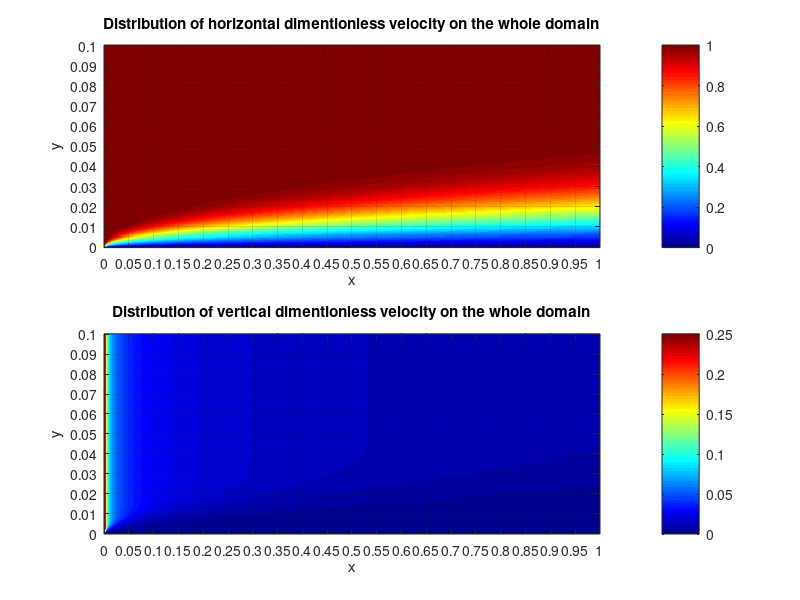
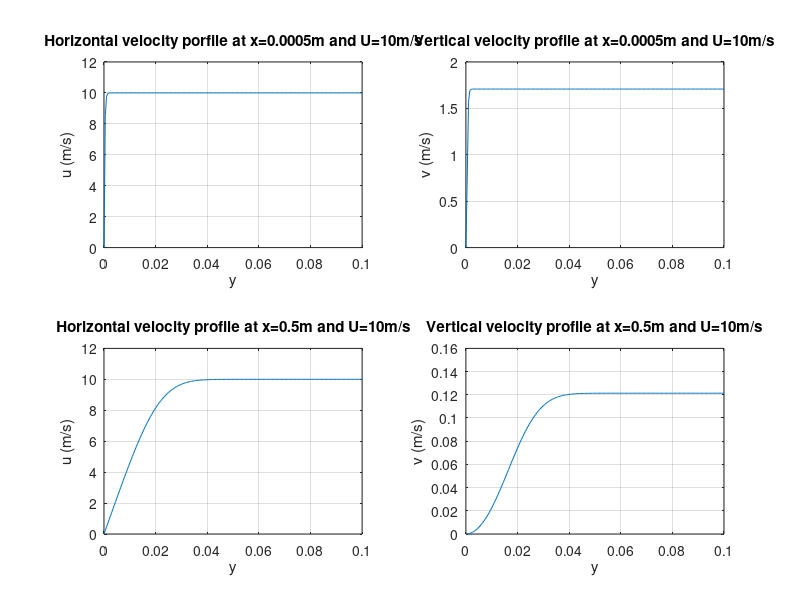
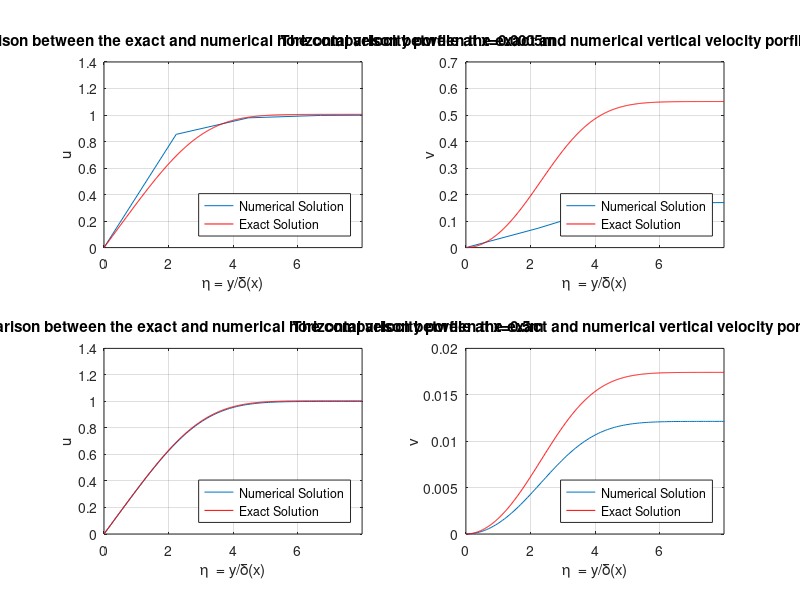

Here is the MATLAB script that generated these plots, in order:
clear
close all
clc

% Given
h=0.0005; % delta x=delta y= h
Re=10000; % Reynolds number

x=0:h:1; % x axis
y=0:h:2*5/Re^0.5; % y axis

% Boundary Conditions
v=zeros(length(y),length(x)); % vertical velocity domain initialization
u=v; u(length(y),:)=1; u(:,1)=1; u(1,1)=0; % horizontal velocity domain initialization

A=zeros(length(y)-2,length(y)); % coefficient matrix initialization
r=zeros(length(y)-2,1); % result vector initialization

% Solving for u and v
for i=2:length(x)
    for j=2:length(y)-1
        A(j-1,j)=1+2/Re/h/u(j,i-1); % filling values in the diagonal of the coefficient matrix
        A(j-1,j+1)=v(j,i-1)/2/u(j,i-1)-1/Re/h/u(j,i-1); % filling values just right to the diagonal of the coefficient matrix
        A(j-1,j-1)=-v(j,i-1)/2/u(j,i-1)-1/Re/h/u(j,i-1); % filling values just left to the diagonal of the coefficient matrix

        r(j-1)=u(j,i-1); % filling results vector
    end
    
    r(1)=r(1)-A(1,1)*u(1,i); % correcting result vector values for lower boundary nodes
    r(end)=r(end)-A(end,end)*u(end,i); % correcting result vector values for upper boundary nodes
    M=A(:,2:end-1); % creating a new matrix as a correction of the coefficient matrix for lower and upper boundary nodes
    
    u(2:length(y)-1,i)=M\r; % solving the system of equations to get the horizontal velocity values for one level of nodes (one column) to be used in calculating the current level of vertical velocities and the next level of horizontal velocities
   
    for j=2:length(y)
        v(j,i)=v(j-1,i)-0.5*(u(j,i)-u(j,i-1)+u(j-1,i)-u(j-1,i-1)); % calculating vertical velocity values for one level of nodes (one column) to be used in calculating the next levels of horizontal and vertical velocities
    end 
end

% Showing results
SS=get(0,'ScreenSize');SW=SS(3);SH=SS(4); 
figure('NumberTitle','off','OuterPosition',[0 30 SW SH-30]);
subplot(2,1,1);imagesc(x,y,flipud(u)); colormap jet; colorbar; set(gca, 'XTick', linspace(0,max(x),21));set(gca, 'YTick', linspace(0,max(y),11),'YTickLabel', linspace(max(y),0,11)); grid; title('Distribution of horizontal dimentionless velocity on the whole domain'); xlabel('x'); ylabel('y'); 
subplot(2,1,2);imagesc(x,y,flipud(v)); colormap jet; colorbar; set(gca, 'XTick', linspace(0,max(x),21));set(gca, 'YTick', linspace(0,max(y),11),'YTickLabel', linspace(max(y),0,11)); grid; title('Distribution of vertical dimentionless velocity on the whole domain'); xlabel('x'); ylabel('y');

figure('NumberTitle','off','OuterPosition',[0 30 SW SH-30]);
subplot(2,2,1); plot(y,u(:,x==0.0005)*10); grid; title('Horizontal velocity porfile at x=0.0005m and U=10m/s'); xlabel('y'); ylabel('u (m/s)');
subplot(2,2,2); plot(y,v(:,x==0.0005)*10); grid; title('Vertical velocity profile at x=0.0005m and U=10m/s');  xlabel('y'); ylabel('v (m/s)');
subplot(2,2,3); plot(y,u(:,x==0.5)*10); grid; title('Horizontal velocity profile at x=0.5m and U=10m/s');  xlabel('y'); ylabel('u (m/s)');
subplot(2,2,4); plot(y,v(:,x==0.5)*10); grid; title('Vertical velocity profile at x=0.5m and U=10m/s');  xlabel('y'); ylabel('v (m/s)');

% Blasius exact solution 
deta=0.015;
eta=0:deta:8;
f=zeros(1,length(eta)); df=f; ddf=f; ddf(1)=0.3319;

for i=2:length(eta);
    f(i)=f(i-1)+df(i-1)*deta;
    df(i)=df(i-1)+ddf(i-1)*deta;
    ddf(i)=ddf(i-1)-0.5*f(i-1)*ddf(i-1)*deta;
end
uExact=df; 
vExact1=(1/Re/0.0005/2)^0.5*(eta.*df-f);
vExact2=(1/Re/0.5/2)^0.5*(eta.*df-f);

% Comparing numerical to exact solutions
figure('NumberTitle','off','OuterPosition',[0 30 SW SH-30]);
subplot(2,2,1); plot(y*(Re/0.0005)^0.5,u(:,x==0.0005),eta,uExact,'r'); xlim([0 max(eta)]);grid; title('The comparison between the exact and numerical horizontal velocity porfile at x=0.0005m'); xlabel('\eta = y/\delta(x)'); ylabel('u'); legend('Numerical Solution','Exact Solution','Location','SouthEast');
subplot(2,2,2); plot(y*(Re/0.0005)^0.5,v(:,x==0.0005),eta,vExact1,'r'); xlim([0 max(eta)]);grid; title('The comparison between the exact and numerical vertical velocity porfile at x=0.0005m'); xlabel('\eta  = y/\delta(x)'); ylabel('v'); legend('Numerical Solution','Exact Solution','Location','SouthEast');
subplot(2,2,3); plot(y*(Re/0.5)^0.5,u(:,x==0.5),eta,uExact,'r'); xlim([0 max(eta)]);grid; title('The comparison between the exact and numerical horizontal velocity porfile at x=0.5m'); xlabel('\eta  = y/\delta(x)'); ylabel('u'); legend('Numerical Solution','Exact Solution','Location','SouthEast');
subplot(2,2,4); plot(y*(Re/0.5)^0.5,v(:,x==0.5),eta,vExact2,'r');xlim([0 max(eta)]);grid; title('The comparison between the exact and numerical vertical velocity porfile at x=0.5m'); xlabel('\eta  = y/\delta(x)'); ylabel('v'); legend('Numerical Solution','Exact Solution','Location','SouthEast');
